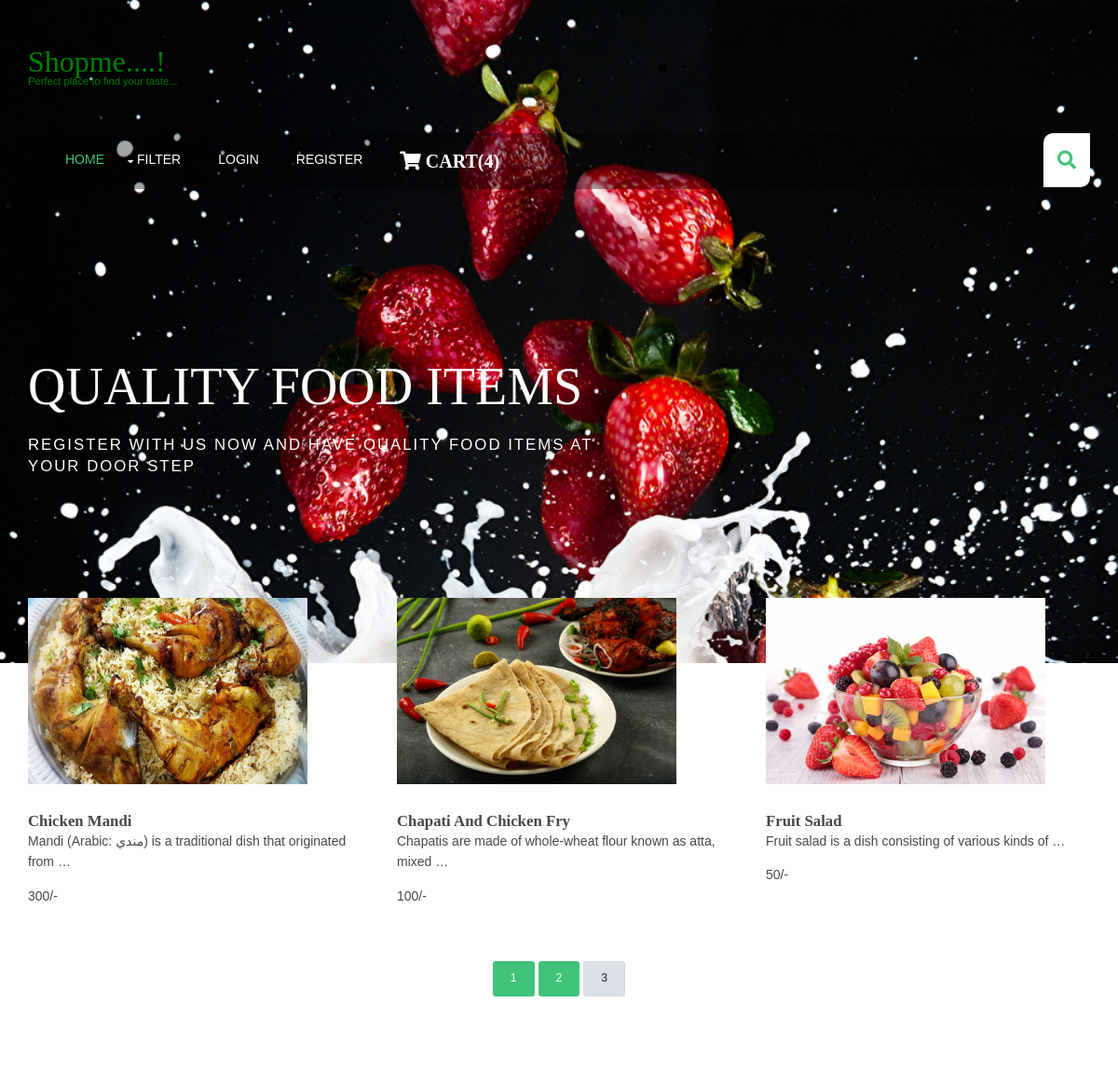
/?page=3, run on the app's committed database.
### shop/models.py (models this page shows, shortened)
class Prod(models.Model):
    name = models.CharField(max_length=250, unique=True)
    slug = models.SlugField(max_length=250, unique=True)
    img = models.ImageField(upload_to='products')
    des = models.TextField()
    stock = models.IntegerField()
    available = models.BooleanField()
    price = models.IntegerField()
    category = models.ForeignKey(Category, on_delete=models.CASCADE)
    def get__url(self):
        return reverse('details', args=[self.category.slug, self.slug])

### shop/views.py (the view)
# urls.py: 2. Add a URL to urlpatterns:  path('', views.home, name='home')
def home(request, c_slug=None):
    c_page = None
    prodt = None
    global cat, pro
    if c_slug is not None:
        c_page = get_object_or_404(Category, slug=c_slug)
        prodt = Prod.objects.filter(category=c_page, available=True)
    else:
        prodt = Prod.objects.all().filter(available=True)
        cat = Category.objects.all()
        paginator = Paginator(prodt, 6)
        try:
            page = int(request.GET.get('page', '1'))
        except():
            page = 1
        try:
            pro = paginator.page(page)
        except(EmptyPage, InvalidPage):
            pro = paginator.page(paginator.num_pages)
    return render(request, 'index.html', {'pr': prodt, 'ct': cat, 'pg': pro})

### cart/context_processor.py (called while the page is built)
def count(request):
    item_count = 0
    if 'admin' in request.path:
        return {}
    else:
        try:
            ct = Cartlist.objects.filter(cart_id=c_id(request))
            cti = Items.objects.all().filter(cart=ct[:1])
            for c in cti:
                item_count += c.quantity
        except Cartlist.DoesNotExist:
            item_count = 0
        return dict(itc=item_count)

### cart/views.py (called while the page is built)
def c_id(request):
    ct_id = request.session.session_key
    if not ct_id:
        ct_id = request.session.create()
        return ct_id

### shop/models.py (called while the page is built)
    def get_url(self):
        return reverse('prod_cat', args=[self.slug])

### templates/index.html (shortened to what this page needs)
{% extends 'base.html' %}
{% load static %}
{% block content %}
<html lang="">
<body id="top">
  <div id="pageintro" class="hoc clear">
    <article>
      <h3 class="heading">QUALITY FOOD ITEMS</h3>
      <p>Register with us now and have quality food items at your door step</p>
    </article>
  </div>
  <div class="wrapper row3">
  <main class="hoc container clear">
    <section id="introblocks">
      <ul class="nospace group">
        {% for i in pg.object_list %}
        <li class="one_third">
          <figure><a class="imgover" href={{i.get__url}}><img src="{{i.img.url}}" alt="" style="height:200px; width:300px"></a>
            <figcaption>
              <h6 class="heading">{{i.name}}</h6>
              <p>{{i.des|truncatewords:10}}</p>
              <p>{{i.price}}/-</p>
            </figcaption>
          </figure>
        </li>
       {% endfor %}
      </ul>
    </section>
<br>
    <br>
<center>
  {% for p in pg.paginator.page_range %}
  <a href="?page={{p}}" class="btn btn-light btn-sm {% if pg.number == p %}active{% endif %}">{{p}}</a>
  {% endfor %}
</center>
  </main>
 </div>
</body>
</html>
{% endblock %}

### static/hm/layout/styles/layout.css (style rules this page uses)
#pageintro { padding:180px 0; }
#pageintro article { display:block; max-width:55%; }
#pageintro .heading { margin-bottom:20px; font-size:4rem; }
#pageintro p:first-of-type { margin:0 0 20px 0; text-transform:uppercase; font-size:1.6rem; letter-spacing:2px; }
#pageintro p:last-of-type { font-size:1.2rem; }
.container { padding:80px 0; }
#introblocks { display:block; position:relative; margin:-150px 0 0 0; z-index:1; }
#introblocks > ul > li { margin-bottom:50px; }
#introblocks > ul > li:nth-last-child(-n+3) { margin-bottom:0; }
#introblocks > ul > li:nth-child(3n+1) { margin-left:0; clear:left; }
#introblocks figure figcaption { display:block; padding:30px 0 0 0; }
#introblocks figure figcaption .heading { font-size:1.2rem; font-weight:700; margin-bottom:0; }
*, *::before, *::after { transition:all .3s ease-in-out; }
body { color:#474747; background-color:#FFFFFF; }
a { color:#41C379; }
.btn, .btn.inverse:hover { color:#FFFFFF; background-color:#41C379; border-color:#41C379; }
.imgover, .imgover:hover::after { color:#41C379; }
.row3 { color:#474747; background-color:#FFFFFF; }
#pageintro { color:#FFFFFF; }
@media screen and (min-width:1140px) { .hoc { max-width:1140px; } }

### static/hm/layout/styles/framework.css (style rules this page uses)
html { overflow-y:scroll; overflow-x:hidden; }
html, body { margin:0; padding:0; font-size:14px; line-height:1.6em; }
*, *::before, *::after { box-sizing:border-box; }
.nospace { margin:0; padding:0; list-style:none; }
.btn { display:inline-block; padding:8px 18px 10px; text-transform:uppercase; border:1px solid; }
.clear, .group { display:block; }
.clear::before, .clear::after, .group::before, .group::after { display:table; content:""; }
.clear, .clear::after, .group, .group::after { clear:both; }
a { outline:none; text-decoration:none; }
img { width:auto; max-width:100%; height:auto; margin:0; padding:0; border:none; line-height:normal; vertical-align:middle; }
.imgover { display:inline-block; position:relative; max-width:100%; }
.imgover::before, .imgover::after { display:block; position:absolute; content:""; text-align:center; opacity:0; }
.imgover::before { top:0; right:0; bottom:0; left:0; }
.imgover::after { top:50%; left:50%; width:50px; height:50px; line-height:50px; margin:-25px 0 0 -25px; font-family:"Font Awesome 5 Free"; font-weight:900; content:"\f06e"; font-size:28px; }
body, input, textarea, select { font-family:Verdana, Geneva, sans-serif; }
h1, h2, h3, h4, h5, h6, .heading { font-family:Georgia, "Times New Roman", Times, serif; }
::placeholder { opacity:1; }
h1, h2, h3, h4, h5, h6, .heading { margin:0 0 20px 0; font-size:22px; line-height:normal; font-weight:normal; text-transform:capitalize; }
.wrapper { display:block; position:relative; width:100%; margin:0; padding:0; text-align:left; word-wrap:break-word; }
.hoc { display:block; margin:0 auto; }
address, article, aside, figcaption, figure, footer, header, main, nav, section { display:block; margin:0; padding:0; }
.one_half, .one_third, .two_third, .one_quarter, .two_quarter, .three_quarter { display:inline-block; float:left; margin:0 0 0 4.21052%; list-style:none; }
.one_third { width:30.52631%; }

### data on the page
Prod: img (picture), name "Chicken Mandi", des "Mandi (Arabic: مندي) is a traditional dish that originated from …", price "300"
Prod: img (picture), name "Chapati And Chicken Fry", des "Chapatis are made of whole-wheat flour known as atta, mixed …", price "100"
Prod: img (picture), name "Fruit Salad", des "Fruit salad is a dish consisting of various kinds of …", price "50"

### other printed values
{{ itc }} "4"
{{ p }} "1" "2" "3"
